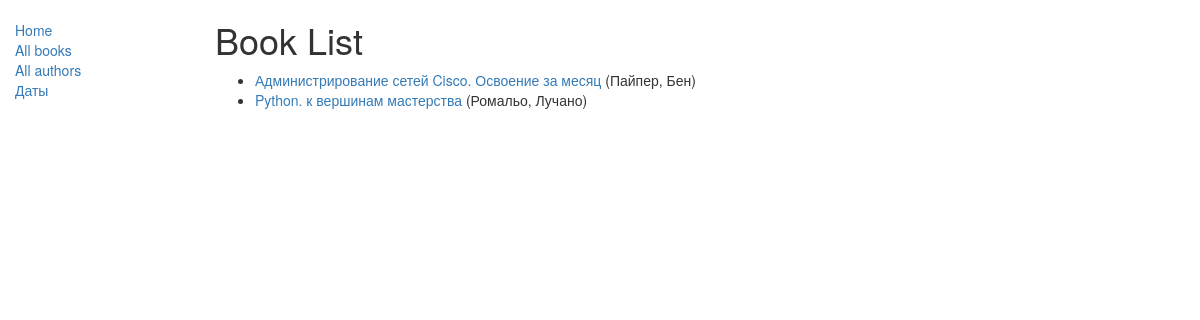
/catalog/book/, run on an earlier commit of the app's database.
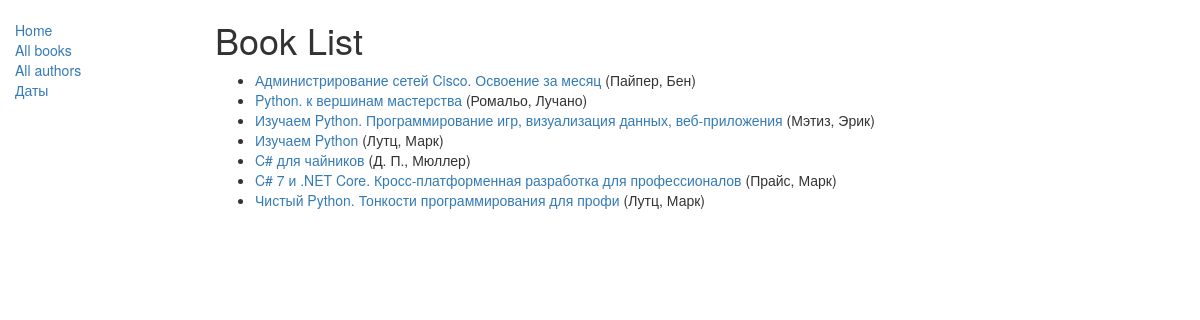
And on a later commit of the database.
### catalog/models.py (models this page shows, shortened)
class Book(models.Model):
    title = models.CharField(max_length=200)
    author = models.ForeignKey('Author', on_delete=models.SET_NULL, null=True)
    summary = models.TextField(max_length=1000, help_text="Enter a brief description of the book")
    isbn = models.CharField('ISBN', max_length=13,
                            help_text='13 Character <a href="https://www.isbn-international.org/content/what-isbn">ISBN number</a>')
    genre = models.ManyToManyField(Genre, help_text="Select a genre for this book")
    def get_absolute_url(self):
        return reverse('book-detail', args=[str(self.id)])
    def display_genre(self):
        """
        Creates a string for the Genre. This is required to display genre in Admin.
        """
        return ', '.join([genre.name for genre in self.genre.all()[:3]])
    display_genre.short_description = 'Genre'

class Author(models.Model):
    first_name = models.CharField(max_length=100)
    last_name = models.CharField(max_length=100)
    date_of_birth = models.DateField(null=True, blank=True)
    date_of_death = models.DateField('Died', null=True, blank=True)
    def __str__(self):
        return '%s, %s' % (self.last_name, self.first_name)

### catalog/views.py (the view)
class BookListView(generic.ListView):
    model = Book
    def get_context_data(self, **kwargs):
        context = super(BookListView, self).get_context_data(**kwargs)
        context['some_data'] = 'This is just some data'
        return context

### catalog/templates/catalog/book_list.html
{% extends "base_generic.html" %}
{% block content %}
    <h1>Book List</h1>
    {% if book_list %}
    <ul>
      {% for book in book_list %}
      <li>
        <a href="{{ book.get_absolute_url }}">{{ book.title }}</a> ({{book.author}})
      </li>
      {% endfor %}
    </ul>
    {% else %}
      <p>There are no books in the library.</p>
    {% endif %}
{% endblock %}

### catalog/templates/base_generic.html (shortened to what this page needs)
<!DOCTYPE html>
<html lang="en">
<head>
    <link rel="stylesheet" href="https://maxcdn.bootstrapcdn.com/bootstrap/3.3.7/css/bootstrap.min.css">
    {% load static %}
    <link rel="stylesheet" href="{% static 'css/styles.css' %}">
</head>
<body>
<div class="container-fluid">
    <div class="row">
        <div class="col-sm-2">
            {% block sidebar %}
                <ul class="sidebar-nav">
                    <li><a href="{% url 'index' %}">Home</a></li>
                    <li><a href="{% url 'books' %}">All books</a></li>
                    <li><a href="{% url 'pdf' %}">All authors</a></li>
                    <li><a href="{% url 'dates' %}">Даты</a></li>
                </ul>
            {% endblock %}
        </div>
        <div class="col-sm-10 ">
            {% block content %}{% endblock %}
        </div>
    </div>
</div>
</body>
</html>

### catalog/static/css/styles.css (style rules this page uses)
.sidebar-nav { margin-top: 20px; padding: 0; list-style: none; }

What changed in the data, as far as the page shows it:
added Book: title "Изучаем Python. Программирование игр, визуализация данных, веб-приложения", author "Мэтиз, Эрик"
added Book: title "Изучаем Python", author "Лутц, Марк"
added Book: title "C# для чайников", author "Д. П., Мюллер"
added Book: title "C# 7 и .NET Core. Кросс-платформенная разработка для профессионалов", author "Прайс, Марк"
added Book: title "Чистый Python. Тонкости программирования для профи", author "Лутц, Марк"
